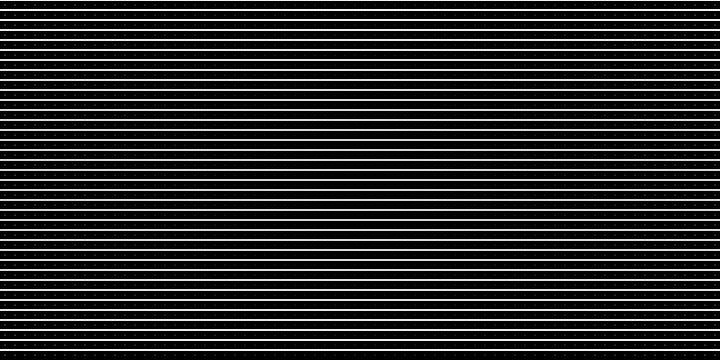
Frame 1 (no input)
Frame 60 (no input): identical to frame 1, image omitted
Frame 120 (the mouse pressed at the canvas centre since frame 60): identical to frame 1, image omitted

The p5.js sketch that drew this single still picture (run headless with seeded random() and noise() and a simulated clock; from frame 60 on, the mouse is pressed at the canvas centre):

// p5.js sketch
// ── sketch.js
let distances = [];
let maxDistance;
let spacer;
let z = 100;

function setup() {
  createCanvas(720, 360);
  frameRate(30);
  maxDistance = dist(width / 2, height / 2, width, height);
  for (let x = 0; x < width; x++) {
    distances[x] = []; // create nested array
    for (let y = 0; y < height; y++) {
      let distance = dist(width / 2, height / 2, x, y);
      distances[x][y] = (distance / maxDistance) * 255;
    }
  }
  spacer = 10;
  // Loop(5); // Run once and stop
}

function draw() {
  background(0);
  // This embedded loop skips over values in the arrays based on
  // the spacer variable, so there are more values in the array
  // than are drawn here. Change the value of the spacer variable
  // to change the density of the points
  for (let x = 0; x < width; x += spacer) {
    for (let y = 0; y < height; y += spacer) {
      stroke(distances[x][y]);
      point(x + spacer / 2, y + spacer / 2);
      
    z = z -1;
    if (z < 0) {
      z = height
    }
    line(0, y, width,y)
    }
    }
  }


// source: https://p5js.org/examples/arrays-array-2d.html
// ── index1.html
<!-- boilerplate p5 example -->
<!DOCTYPE html>

<html>

<head>
	<title> p5 sketch </title>
	<script src="https://cdnjs.cloudflare.com/ajax/libs/p5.js/0.8.0/p5.min.js"></script>
	<script src="https://cdnjs.cloudflare.com/ajax/libs/p5.js/0.8.0/addons/p5.dom.min.js"></script> 
	<link rel="stylesheet" type="text/css" href="style.css"> 
	<script src="sketch.js"></script>

</head>

<body>
	<h1> Week 5, Day 2 </h1>
	<div id="sketch-holder"></div>
</body>

<footer>
	<a href="../../index.html"> back to home </a>
</footer>



</html>
